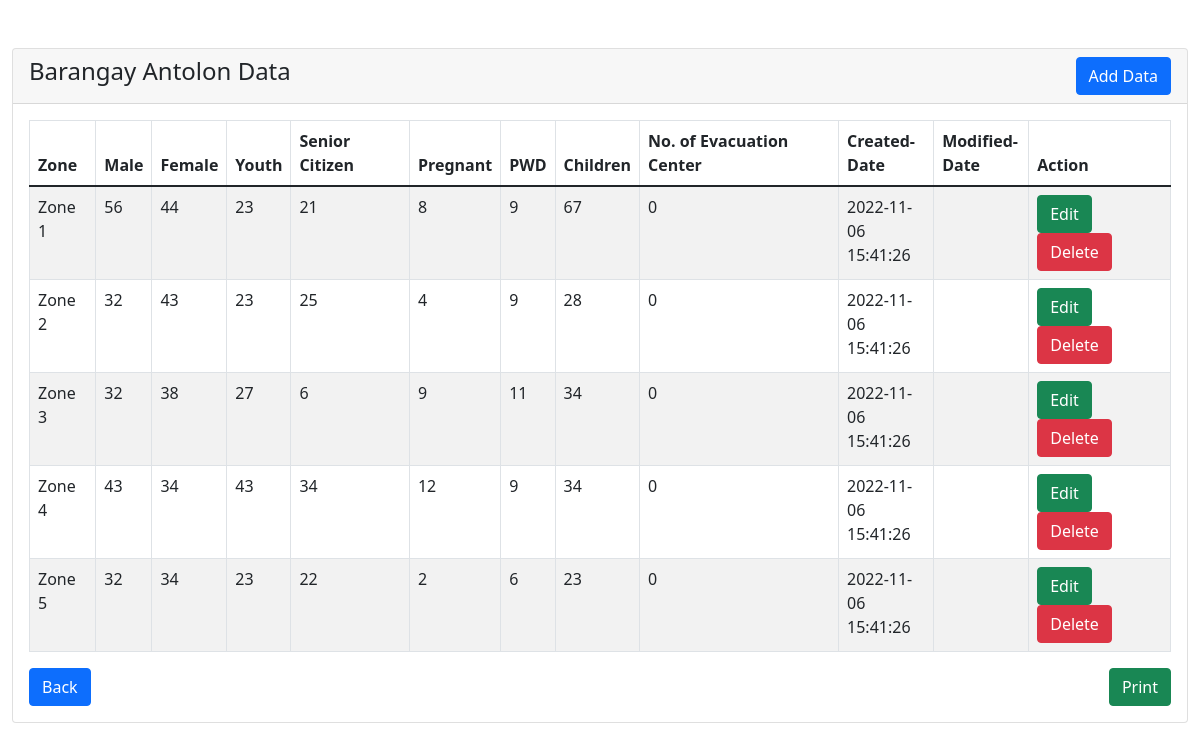
/admin/barangay-statistics/antolon/antolon-tbl.php (signed in), run on the app's committed database.
### tables this page shows
CREATE TABLE `barangay_data` (
  `id` int(10) NOT NULL,
  `barangay_name` varchar(50) NOT NULL,
  `zone` varchar(15) NOT NULL,
  `male` int(11) NOT NULL,
  `female` int(11) NOT NULL,
  `youth` int(11) NOT NULL,
  `senior_citizen` int(11) NOT NULL,
  `pregnant` int(11) NOT NULL,
  `pwd` int(11) NOT NULL,
  `children` int(11) NOT NULL,
  `no_evacuations` int(11) NOT NULL,
  `created_date` timestamp NULL DEFAULT current_timestamp(),
  `modified_date` timestamp NULL DEFAULT NULL ON UPDATE current_timestamp()
);

### admin/barangay-statistics/antolon/antolon-tbl.php (the view, shortened to what this page needs)
<?php
require '../../dbconfig.php';
?>
<!doctype html>
<html lang="en">
  <head>
    <link rel="stylesheet" type="text/css" href="../style-print.css" media="print" >
    <link href="https://cdn.jsdelivr.net/npm/bootstrap@5.1.3/dist/css/bootstrap.min.css" rel="stylesheet">
</head>
<body>
    <div class="container-fluid mt-5">
        <div class="row">
            <div class="col-md-12">
                <div class="card">
                    <div class="card-header">
                        <h4>Barangay Antolon Data
                            <a href="add-data.php" class="btn btn-primary float-end" id="print-btn">Add Data</a>
                        </h4>
                    </div>
                    <div class="card-body">
                        <table class="table table-bordered table-striped">
                            <thead>
                                <tr>
                                    <th>Zone</th>
                                    <th>Male</th>
                                    <th>Female</th>
                                    <th>Youth</th>
                                    <th>Senior Citizen</th>
                                    <th>Pregnant</th>
                                    <th>PWD</th>
                                    <th>Children</th>
                                    <th>No. of Evacuation Center</th>
                                    <th id="print-btn">Created-Date</th>
                                    <th id="print-btn">Modified-Date</th>
                                    <th id="print-btn">Action</th>
                                </tr>
                            </thead>
                            <tbody>
                                <?php
                                    $query = "SELECT * FROM barangay_data WHERE barangay_name='Antolon'";
                                    $query_run = mysqli_query($con, $query);
                                    if(mysqli_num_rows($query_run) > 0)
                                    {
                                        foreach($query_run as $antolon)
                                        {
                                            ?>
                                            <tr>
                                                <td><?= $antolon['zone']; ?></td>
                                                <td><?= $antolon['male']; ?></td>
                                                <td><?= $antolon['female']; ?></td>
                                                <td><?= $antolon['youth']; ?></td>
                                                <td><?= $antolon['senior_citizen']; ?></td>
                                                <td><?= $antolon['pregnant']; ?></td>
                                                <td><?= $antolon['pwd']; ?></td>
                                                <td><?= $antolon['children']; ?></td>
                                                <td><?= $antolon['no_evacuations']; ?></td>
                                                <td id="print-btn" class="col-md-1"><?= $antolon['created_date']; ?></td>
                                                <td id="print-btn" class="col-md-1"><?= $antolon['modified_date']; ?></td>
                                                <td id="print-btn"  class="col-md-1.1">
                                                    <a href="edit-data.php?id=<?= $antolon['id']; ?>" class="btn btn-success btn">Edit</a>
                                                    <button type="button" class="btn btn-danger btn deletebtn">Delete</button>
                                                </td>
                                            </tr>
                                            <?php
                                        }
                                    }
                                    else
                                    {
                                        echo "<h5> No Record Found </h5>";
                                    }
                                ?>
                            </tbody>
                        </table>
                        <a href="../barangay-statistics.php" class="btn btn-primary float-start" id="print-btn">Back</a>
                        <button onclick="window.print()" class="btn btn-success float-end" id="print-btn">  Print  </button>
                    </div>
                </div>
            </div>
        </div>
    </div>
</body>
</html>

### admin/barangay-statistics/style-print.css (style rules this page uses)
#print-btn { display: none; visibility: none; }

### data on the page
barangay_data: zone "Zone 1", male "56", female "44", youth "23", senior_citizen "21", pregnant "8", pwd "9", children "67", no_evacuations "0", created_date "2022-11-06 15:41:26"
barangay_data: zone "Zone 2", male "32", female "43", youth "23", senior_citizen "25", pregnant "4", pwd "9", children "28", no_evacuations "0", created_date "2022-11-06 15:41:26"
barangay_data: zone "Zone 3", male "32", female "38", youth "27", senior_citizen "6", pregnant "9", pwd "11", children "34", no_evacuations "0", created_date "2022-11-06 15:41:26"
barangay_data: zone "Zone 4", male "43", female "34", youth "43", senior_citizen "34", pregnant "12", pwd "9", children "34", no_evacuations "0", created_date "2022-11-06 15:41:26"
barangay_data: zone "Zone 5", male "32", female "34", youth "23", senior_citizen "22", pregnant "2", pwd "6", children "23", no_evacuations "0", created_date "2022-11-06 15:41:26"
